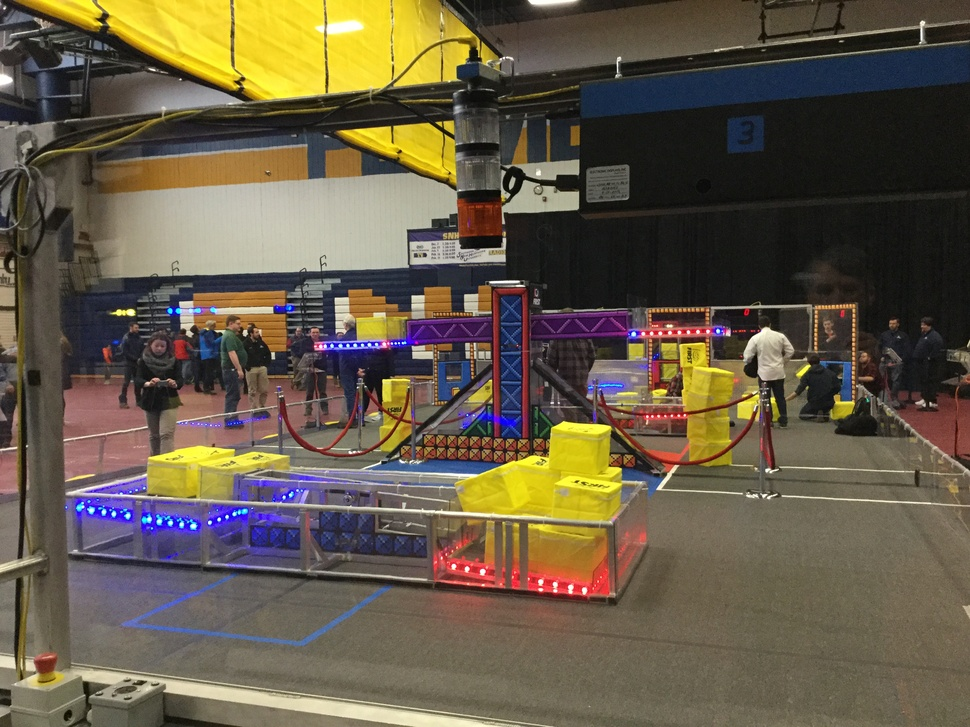
#> input picture pics/powercubes.jpg, 970 x 727 px, shrunk from 3264 x 2448 before the run
$ python opencv-cube1.py   (older library calls are emulated)
#> lines starting #> are read from the running program, lines starting #| are printed output that depends on the picture; after the words box and inside, x2 and y2 are one past the last pixel; in counts of white or black regions, pixels touching at a corner belong together
import cv2
# Importing the Opencv Library
import numpy as np
# [7 lines of commented-out code are left out]
img = cv2.imread("pics/powercubes.jpg")
#> img is the input picture: shape (727, 970, 3); mean B, G, R 71.7, 90.7, 101.5
# img = cv2.imread("pics/cardboardbox.jpg")
# img = cv2.imread("pics/cube_obstructed.jpg")

cv2.namedWindow("Original Image",cv2.WINDOW_NORMAL)
# Creating a Named window to display image
cv2.imshow("Original Image",img)
# Display image
# RGB to Gray scale conversion
img_gray = cv2.cvtColor(img,cv2.COLOR_RGB2GRAY)
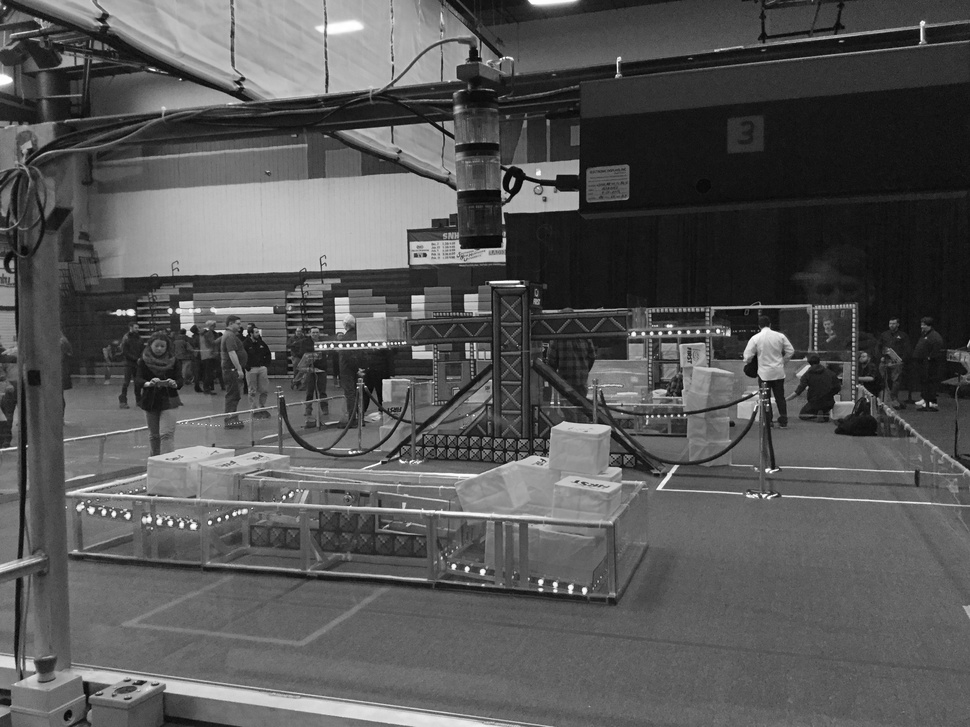
#> img_gray: shape (727, 970); min 0, max 255, mean 86.2
cv2.namedWindow("Gray Converted Image",cv2.WINDOW_NORMAL)
# Creating a Named window to display image
cv2.imshow("Gray Converted Image",img_gray)
# Display Image

# Noise removal with iterative bilateral filter(removes noise while preserving edges)
noise_removal = cv2.bilateralFilter(img_gray,9,75,75)
cv2.namedWindow("Noise Removed Image",cv2.WINDOW_NORMAL)
# Creating a Named window to display image
cv2.imshow("Noise Removed Image",noise_removal)
# Display Image
# Thresholding the image
ret,thresh_image = cv2.threshold(noise_removal,0,255,cv2.THRESH_OTSU)
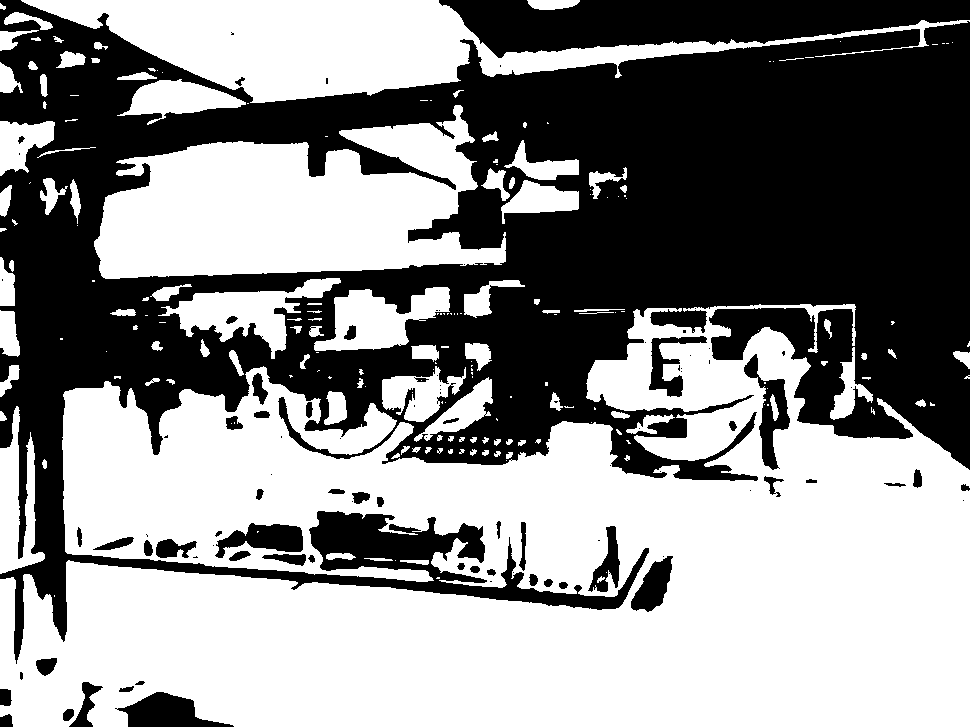
#> thresh_image: shape (727, 970); 54.8% white; 96 black regions (44 under 20 px), largest, box (x1, y1, x2, y2) and area: (0, 0, 970, 664) 284381, (439, 0, 970, 58) 19746, (115, 692, 234, 727) 2228
#> ret = 82
cv2.namedWindow("Image after Thresholding",cv2.WINDOW_NORMAL)
# Creating a Named window to display image
cv2.imshow("Image after Thresholding",thresh_image)
# Display Image

# Applying Canny Edge detection
canny_image = cv2.Canny(thresh_image,250,255)
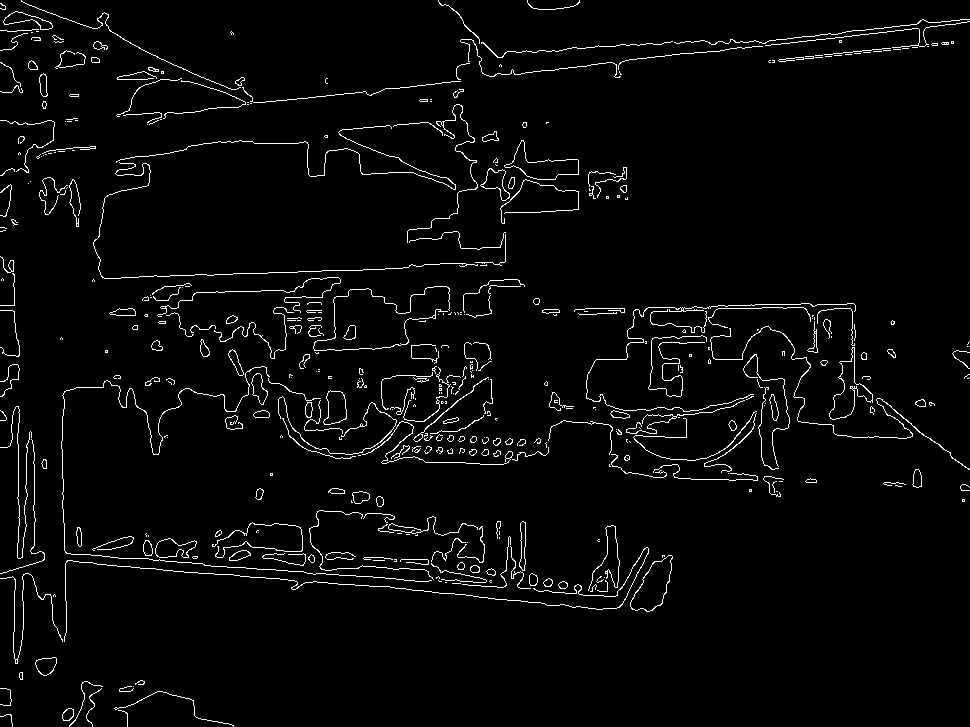
#> canny_image: shape (727, 970); 3.1% white in thin lines or dots
cv2.namedWindow("Image after applying Canny",cv2.WINDOW_NORMAL)
# Creating a Named window to display image
cv2.imshow("Image after applying Canny",canny_image)
# Display Image
canny_image = cv2.convertScaleAbs(canny_image)

# dilation to strengthen the edges
kernel = np.ones((3,3), np.uint8)
# Creating the kernel for dilation
dilated_image = cv2.dilate(canny_image,kernel,iterations=1)
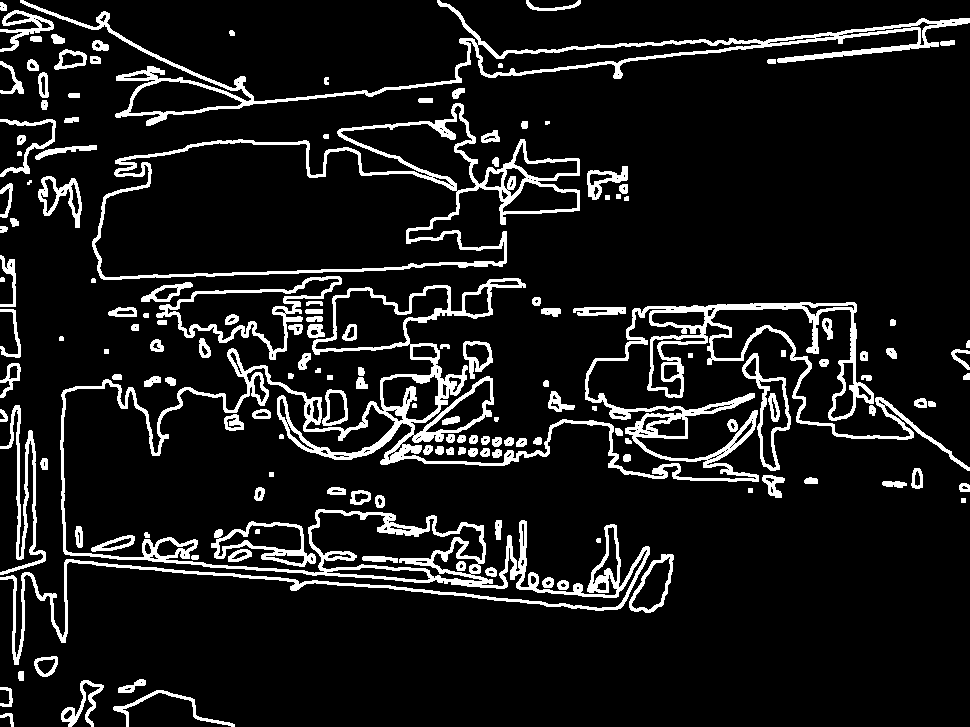
#> dilated_image: shape (727, 970); 10.4% white; 161 white regions (2 under 20 px)
cv2.namedWindow("Dilation", cv2.WINDOW_NORMAL)
# Creating a Named window to display image
cv2.imshow("Dilation", dilated_image)
#cv2.waitKey(0)
# Displaying Image
contours_img, contours, h = cv2.findContours(dilated_image, 1, 2)
#> contours = 415 contours, 171 with area under 20; largest, box (x1, y1, x2, y2) and area: (92, 103, 580, 280) 51344, (0, 278, 970, 665) 45660, (94, 141, 505, 278) 38296, (20, 0, 970, 126) 12695, (156, 276, 342, 360) 6186; h = 415 rows, first 6: [1, -1, -1, -1], [2, 0, -1, -1], [3, 1, -1, -1], [4, 2, -1, -1], [5, 3, -1, -1], [6, 4, -1, -1]
#import pdb; pdb.set_trace()
contours= sorted(contours, key = cv2.contourArea, reverse = True)[:1]
#> contours = 1 contour; box (x1, y1, x2, y2) and area: (92, 103, 580, 280) 51344
pt = (180, 3 * img.shape[0] // 4)
#> pt = (180, 545)
for cnt in contours:
    approx = cv2.approxPolyDP(cnt,0.01*cv2.arcLength(cnt,True),True)
    # print len(cnt)
    print (len(approx))
    if len(approx) ==6 :
        print ("Cube")
        cv2.drawContours(img,[cnt],-1,(255,0,0),3)
        cv2.putText(img,'Cube', pt ,cv2.FONT_HERSHEY_SCRIPT_SIMPLEX, 2, [0,255, 255], 2)
    elif len(approx) == 7:
        print("Cube")
        cv2.drawContours(img,[cnt],-1,(255,0,0),3)
        cv2.putText(img,'Cube', pt ,cv2.FONT_HERSHEY_SCRIPT_SIMPLEX, 2, [0, 255, 255], 2)
    elif len(approx) == 8:
        print ("Cylinder")
        cv2.drawContours(img,[cnt],-1,(255,0,0),3)
        cv2.putText(img,'Cylinder', pt ,cv2.FONT_HERSHEY_SCRIPT_SIMPLEX, 2, [0, 255, 255], 2)
    elif len(approx) > 10:
        print ("Sphere")
        cv2.drawContours(img,[cnt],-1,(255,0,0),3)
        cv2.putText(img,'Sphere', pt ,cv2.FONT_HERSHEY_SCRIPT_SIMPLEX, 2, [255, 0, 0], 2)
#> this loop made 1 pass
#| 19
#| Sphere
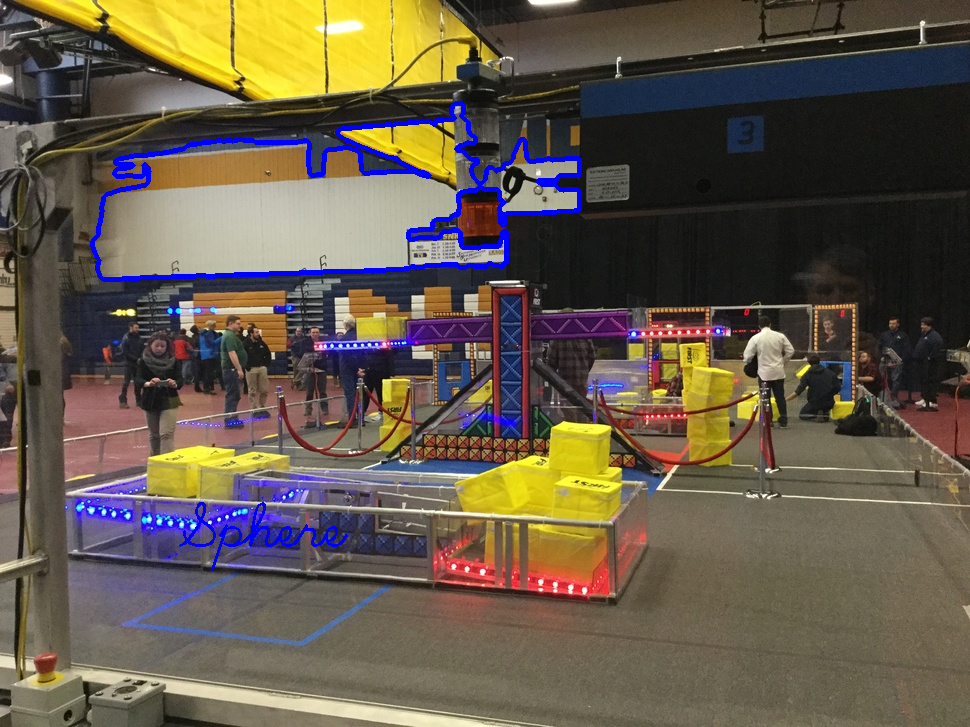
#> img: shape (727, 970, 3); 1.65% of pixels changed, all inside (x1, y1, x2, y2) = (90, 101, 582, 571)

cv2.namedWindow("Shape", cv2.WINDOW_NORMAL)
cv2.imshow('Shape',img)

corners    = cv2.goodFeaturesToTrack(thresh_image,6,0.06,25)
#> corners = [[684, 331], [768, 405], [511, 397], [892, 322], [625, 195], [12, 271]]
corners    = np.float32(corners)
for    item in    corners:
    x,y    = item[0]
    cv2.circle(img,(x,y),10,255,-1)
#> this loop made 6 passes
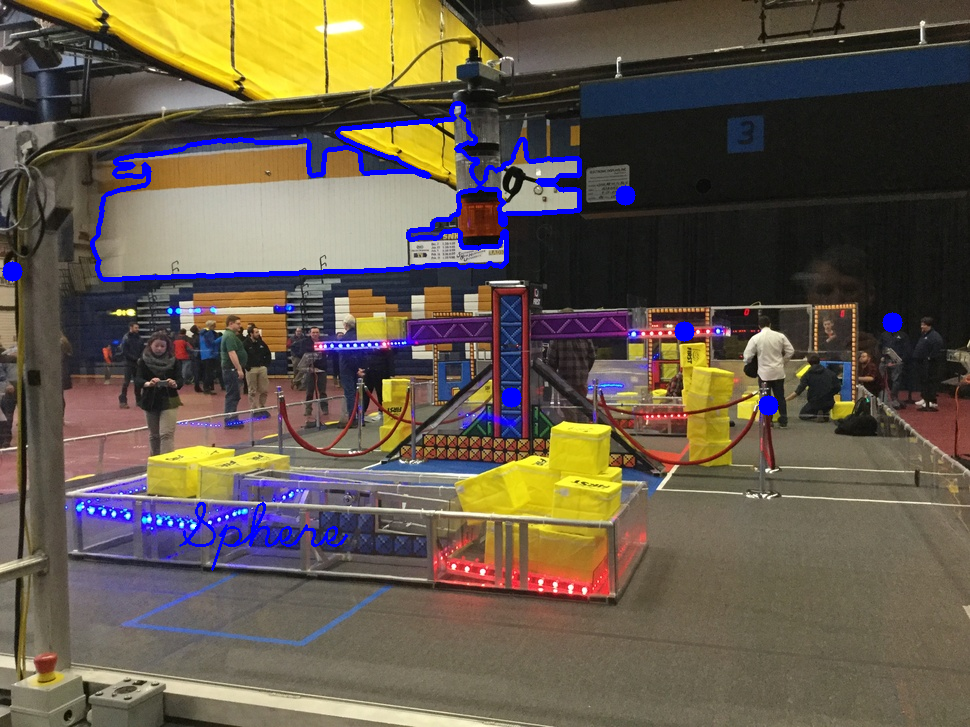
#> img: shape (727, 970, 3); 0.27% of pixels changed, all inside (x1, y1, x2, y2) = (2, 185, 903, 416)
cv2.namedWindow("Corners", cv2.WINDOW_NORMAL)
cv2.imshow("Corners",img)

cv2.waitKey()
